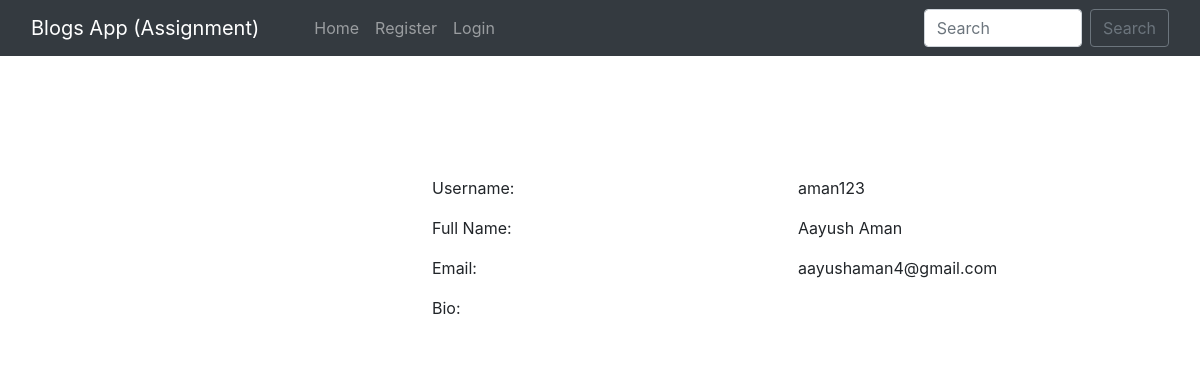
The page /user_profile/1/ on the database its author committed.
### blog/models.py (models this page shows, shortened)
class BlogPost(models.Model):
    title = models.CharField(max_length=200, unique=True)
    slug = models.SlugField(max_length=200, unique=True)
    author = models.ForeignKey(User, on_delete= models.CASCADE,related_name='blog_posts')
    updated_on = models.DateTimeField(auto_now= True)
    image = models.ImageField(upload_to="profile_pics", blank=True, null=True)
    content = models.TextField()
    created_on = models.DateTimeField(auto_now_add=True)

### blog/views.py (the view)
# urls.py: path("user_profile/<int:myid>/", views.user_profile, name="user_profile"),
def user_profile(request, myid):
    post = BlogPost.objects.filter(id=myid)
    return render(request, "user_profile.html", {'post':post})

### templates/user_profile.html (shortened to what this page needs)
{% extends 'base.html' %}
{% block body %}
<div class="container profile">
            <form method="post">
                <div class="row">
                    {% for i in post %}
                    <div class="col-md-4">
                    </div>
                    <div class="col-md-8">
                        <div class="profile-tab">
                            <div class="tab-pane">
                                <br><br>
                                        <div class="row">
                                            <div class="col-md-6">
                                                <label>Username:</label>
                                            </div>
                                            <div class="col-md-6">
                                                <p>{{i.author}}</p>
                                            </div>
                                        </div>
                                        <div class="row">
                                            <div class="col-md-6">
                                                <label>Full Name:</label>
                                            </div>
                                            <div class="col-md-6">
                                                <p>{{i.author.get_full_name}}</p>
                                            </div>
                                        </div>
                                        <div class="row">
                                            <div class="col-md-6">
                                                <label>Email:</label>
                                            </div>
                                            <div class="col-md-6">
                                                <p>{{i.author.email}}</p>
                                            </div>
                                        </div>
                                        <div class="row">
                                            <div class="col-md-6">
                                                <label>Bio:</label>
                                            </div>
                                            <div class="col-md-6">
                                            </div>
                                        </div>
                                        {% endfor %}
                            </div>
                        </div>
                    </div>
            </form>
            </div>
        {% endblock %}

### rows shown on the page
BlogPost: author "aman123", author.get_full_name "Aayush Aman", author.email "aayushaman4@gmail.com"
